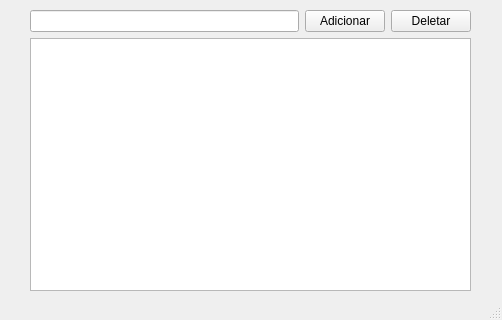
<?xml version="1.0" encoding="UTF-8"?>
<ui version="4.0">
 <class>ListWidget</class>
 <widget class="QMainWindow" name="ListWidget">
  <property name="geometry">
   <rect>
    <x>0</x>
    <y>0</y>
    <width>502</width>
    <height>320</height>
   </rect>
  </property>
  <property name="windowTitle">
   <string>ListWidget</string>
  </property>
  <widget class="QWidget" name="centralwidget">
   <widget class="QWidget" name="">
    <property name="geometry">
     <rect>
      <x>30</x>
      <y>10</y>
      <width>441</width>
      <height>281</height>
     </rect>
    </property>
    <layout class="QVBoxLayout" name="verticalLayout">
     <item>
      <layout class="QHBoxLayout" name="horizontalLayout">
       <item>
        <widget class="QLineEdit" name="field_itens"/>
       </item>
       <item>
        <widget class="QPushButton" name="btn_adicionar">
         <property name="text">
          <string>Adicionar</string>
         </property>
        </widget>
       </item>
       <item>
        <widget class="QPushButton" name="btn_deletar">
         <property name="text">
          <string>Deletar</string>
         </property>
        </widget>
       </item>
      </layout>
     </item>
     <item>
      <widget class="QListWidget" name="list_itens"/>
     </item>
    </layout>
   </widget>
  </widget>
  <widget class="QMenuBar" name="menubar">
   <property name="geometry">
    <rect>
     <x>0</x>
     <y>0</y>
     <width>502</width>
     <height>22</height>
    </rect>
   </property>
  </widget>
  <widget class="QStatusBar" name="statusbar"/>
 </widget>
 <resources/>
 <connections/>
</ui>
